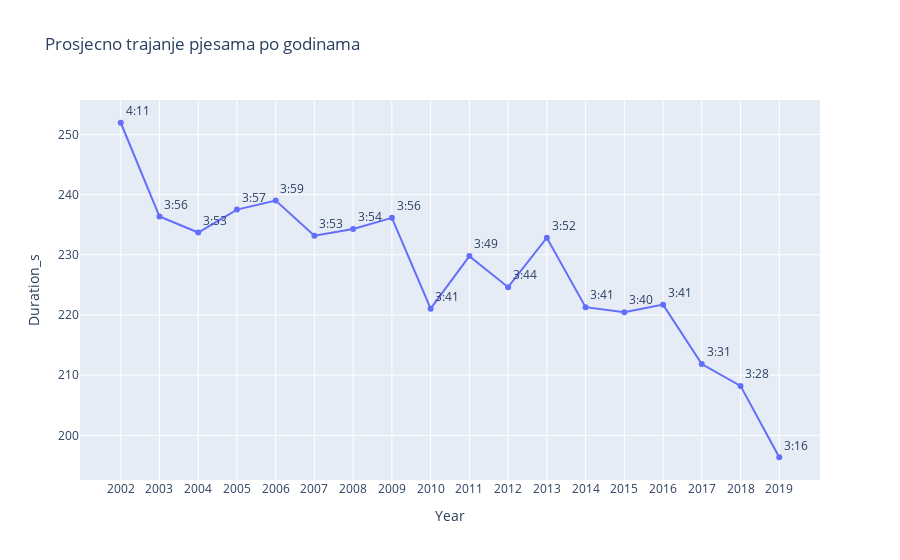

Notebook code for this chart:
### Code cell
iplot(px.line(durations,
             x='Year',
             y='Duration_s',
             title='Prosjecno trajanje pjesama po godinama',
             text='min:sec'
             ).update_xaxes(type='category').update_traces(textposition='top right'))

### Figure 1 — Plotly figure (JSON) as saved in the notebook; plotly's stock layout.template omitted (floating-point values rounded to 4 significant figures)
{"data": [{"hovertemplate": "Year=%{x}<br>Duration_s=%{y}<br>min:sec=%{text}<extra></extra>", "legendgroup": "", "line": {"color": "#636efa", "dash": "solid"}, "marker": {"symbol": "circle"}, "mode": "lines+markers+text", "name": "", "orientation": "v", "showlegend": false, "text": ["4:11", "3:56", "3:53", "3:57", "3:59", "3:53", "3:54", "3:56", "3:41", "3:49", "3:44", "3:52", "3:41", "3:40", "3:41", "3:31", "3:28", "3:16"], "textposition": "top right", "type": "scatter", "x": [2002, 2003, 2004, 2005, 2006, 2007, 2008, 2009, 2010, 2011, 2012, 2013, 2014, 2015, 2016, 2017, 2018, 2019], "xaxis": "x", "y": [251.9, 236.4, 233.7, 237.5, 239.0, 233.2, 234.3, 236.1, 221.0, 229.8, 224.6, 232.8, 221.3, 220.5, 221.7, 211.8, 208.2, 196.4], "yaxis": "y"}], "layout": {"legend": {"tracegroupgap": 0}, "title": {"text": "Prosjecno trajanje pjesama po godinama"}, "xaxis": {"anchor": "y", "domain": [0, 1], "title": {"text": "Year"}, "type": "category"}, "yaxis": {"anchor": "x", "domain": [0, 1], "title": {"text": "Duration_s"}}}}
